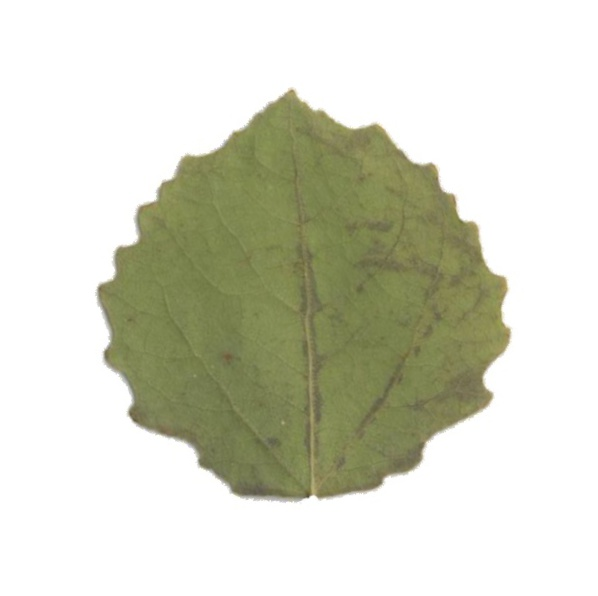
#> input picture 10_29_local_enhancement/0.jpg, 598 x 596 px
$ python -i extract_main_vein.py   (imports and definitions only)
#> lines starting #> are read from the running program, lines starting #| are printed output that depends on the picture; after the words box and inside, x2 and y2 are one past the last pixel; in counts of white or black regions, pixels touching at a corner belong together
### 10_29_local_enhancement/get_boundary.py
import cv2
from skimage import measure, color
import numpy as np


def get_boundary(image):

    if isinstance(image, str):
        img = cv2.imread(image)
    else:
        img = image
    if len(img.shape) == 3:
        img = color.rgb2gray(img)

    contours = measure.find_contours(img, 0.68, fully_connected='high')
    contours = [contours[i] for i in range(len(contours)) if len(contours[i]) > 100]
    contours_lst = []
    for i in range(len(contours)):
        for j in contours[i]:
            contours_lst.append(j)
    contours_lst = np.array(contours_lst)

    return contours_lst

### extract_main_vein.py
import numpy as np
import cv2
import matplotlib.pyplot as plt
import get_boundary


def extract_vein_by_hough(image):
#> called with image = '10_29_local_enhancement/0.jpg'
    img = cv2.imread(image)
#> img is the input picture: shape (596, 598, 3); mean B, G, R 198.1, 214.2, 212.8

    # 黑底画板, 用于之后存放最长线
    h, w, c = img.shape
#> h = 596; w = 598; c = 3
    img_t = np.zeros((h, w), dtype=np.uint8, order='C')

    # Canny
    img = cv2.GaussianBlur(img, (3, 3), 0)
    canny_threshold1 = [50, 150]
    edges = cv2.Canny(img, 50, 150, apertureSize=3)
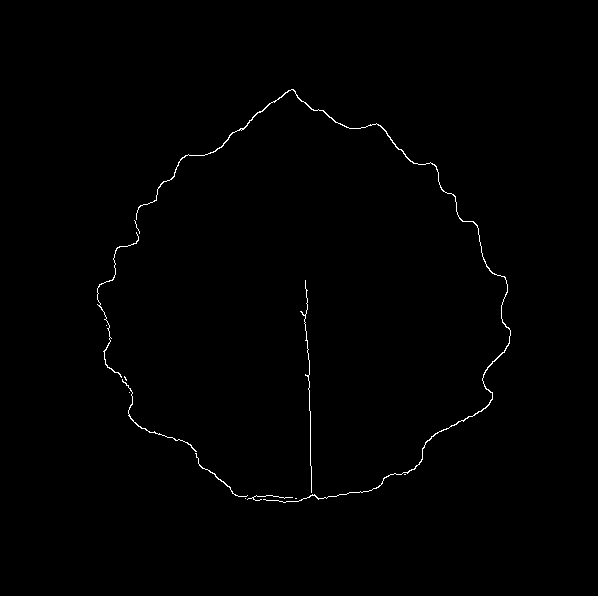
#> edges: shape (596, 598); 0.53% white in thin lines or dots, all inside (x1, y1, x2, y2) = (97, 89, 511, 503)
    # cv2.imshow('t', edges)
    # cv2.waitKey(0)
    # cv2.destroyAllWindows()
    lines = cv2.HoughLines(edges, 1, np.pi / 180, 118)
#> lines = None
    while lines is None:
        # 调整canny的阈值至合适
        canny_threshold1 = [int(9*canny_threshold1[0]/10), int(9*canny_threshold1[1]/10)]
        edges = cv2.Canny(img, *canny_threshold1, apertureSize=3)
        lines = cv2.HoughLines(edges, 1, np.pi/180, 118)
#> this loop made 6 passes
#> canny_threshold1 on passes 1 to 5: [45, 135], [40, 121], [36, 108], [32, 97], [28, 87]
#> (canny_threshold1, lines) on pass 6: ([25, 78], [[-279, 3.05], [-302, 3.12]])
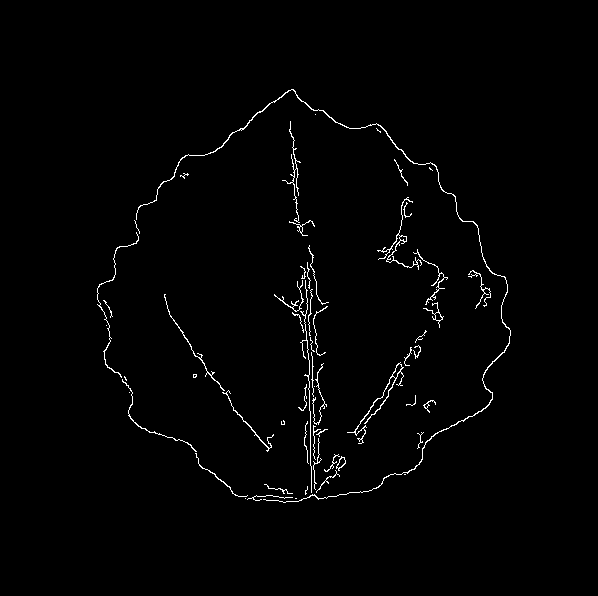
#> edges: shape (596, 598); 1.3% white in thin lines or dots, all inside (x1, y1, x2, y2) = (97, 89, 511, 503)
    edges_original = edges.copy()

    # 形态学操作部分
    # 定义结构元素
    kernel = cv2.getStructuringElement(cv2.MORPH_RECT, (2, 2))
    # 边缘加粗
    opened = cv2.dilate(edges, kernel)
#> opened: shape (596, 598); 2.8% white in thin lines or dots, all inside (x1, y1, x2, y2) = (97, 89, 512, 504)
    opened = cv2.morphologyEx(opened, cv2.MORPH_OPEN, kernel)
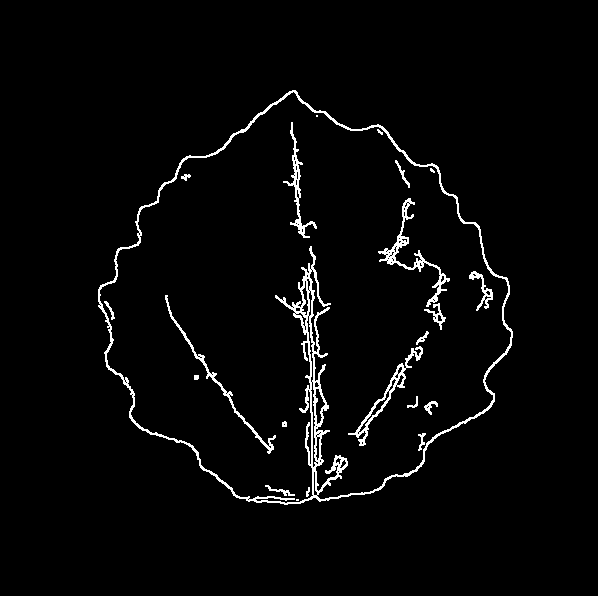
#> opened: shape (596, 598); 2.8% white in thin lines or dots, all inside (x1, y1, x2, y2) = (98, 90, 513, 505)

    # 划线
    if lines is not None:
        for line in lines[0]:
            rho = line[0]
            theta = line[1]
            if (theta < (np.pi/4.0)) or (theta > (3.*np.pi/4.0)):
                pt1 = (int(rho/np.cos(theta)), 0)
                pt2 = (int((rho-edges.shape[0]*np.sin(theta))/np.cos(theta)), edges.shape[0])
                cv2.line(edges, pt1, pt2, 255, 20)
                cv2.line(img_t, pt1, pt2, 255, 20)
            else:
                pt1 = (0, int(rho/np.sin(theta)))
                pt2 = (edges.shape[1], int((rho-edges.shape[1]*np.cos(theta))/np.sin(theta)))
                cv2.line(edges, pt1, pt2, 255, 1)
                cv2.line(img_t, pt1, pt2, 255, 1)
#> this loop made 1 pass
#> (rho, theta, pt1, pt2) on pass 1: (-279, 3.05, (280, 0), (332, 596))
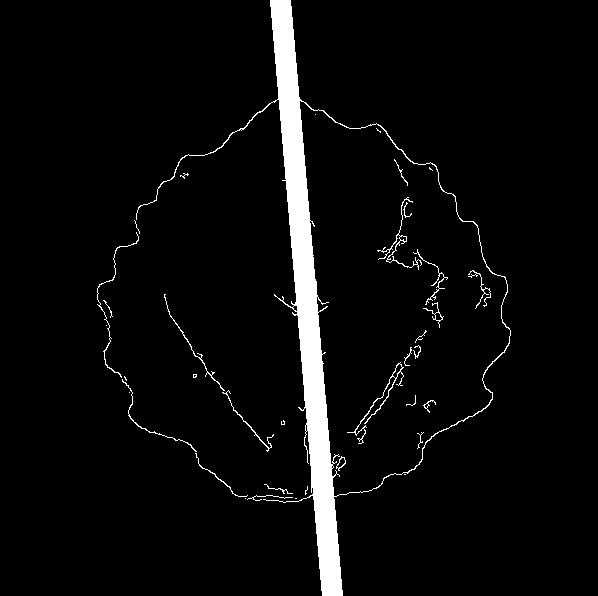
#> edges: shape (596, 598); 4.5% white; 37 white regions (14 under 20 px), largest, box (x1, y1, x2, y2) and area: (136, 0, 511, 596) 13904, (347, 362, 404, 444) 284, (377, 197, 422, 270) 253
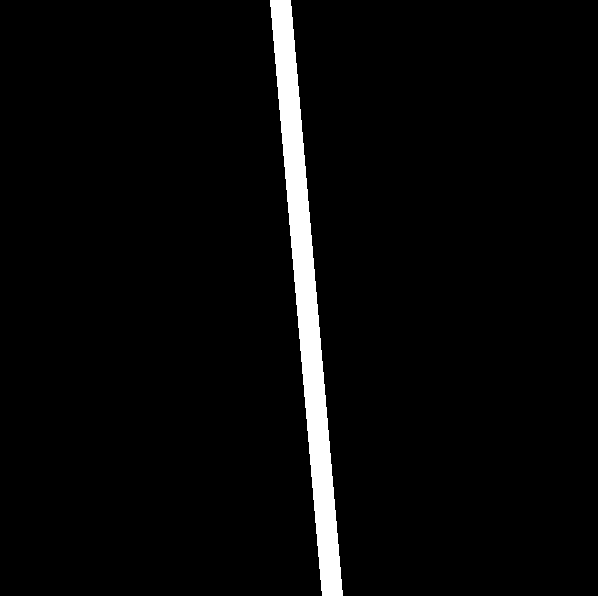
#> img_t: shape (596, 598); 3.5% white; 1 white region, box (x1, y1, x2, y2) and area: (270, 0, 343, 596) 12577
    else:
        print('No line!')
        return 0
    # 与操作, 得出主叶脉
    main_vein = cv2.bitwise_and(img_t, edges_original)
#> main_vein: shape (596, 598); 0.35% white in thin lines or dots, all inside (x1, y1, x2, y2) = (278, 89, 334, 500)
    vein_and_boundary = main_vein.copy()
    boundary = get_boundary.get_boundary(image)
#> in get_boundary, `img = color.rgb2gray(img)`:
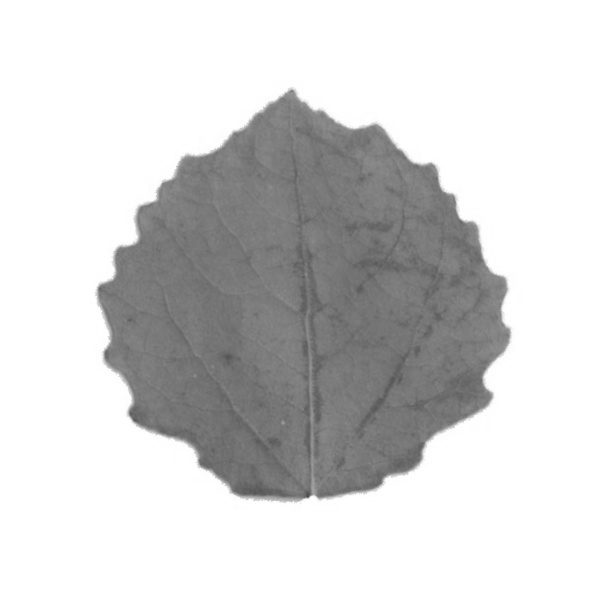
#> img: shape (596, 598) float64; min 0.307, max 1, mean 0.826
#> in get_boundary, `contours = measure.find_contours(img, 0.68, fully_connected='high')`: contours = 1 point arrays, longest 1747 points
#> the loop in get_boundary, `for i in range(len(contours)):` made 1 pass
#> after the loop in get_boundary, `for i in range(len(contours)):`: contours_lst = 1747 pairs, first value 89.31 to 499.6, second value 97.1 to 509.6
#> boundary has the same summary as contours_lst in get_boundary
    for i in boundary:
        vein_and_boundary[int(i[0])][int(i[1])] = 255
#> this loop made 1747 passes
#> i on passes 1 to 3: [499, 300.7], [498.9, 301], [498.4, 302]
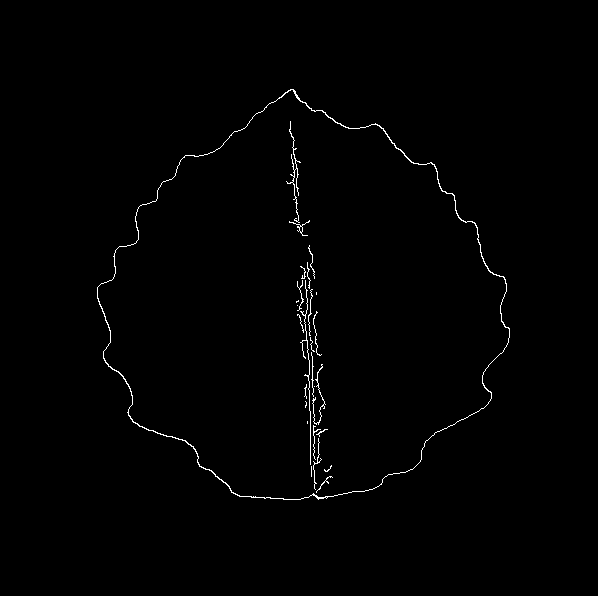
#> vein_and_boundary: shape (596, 598); 0.76% white in thin lines or dots, all inside (x1, y1, x2, y2) = (97, 89, 510, 500)
    _, axes = plt.subplots(1, 3, figsize=(20, 8))
    ax0, ax1, ax2 = axes.ravel()
    ax0.imshow(edges, plt.cm.gray)
    ax0.set_title('Canny')      # 边缘检测
    ax1.imshow(opened, plt.cm.gray)
    ax1.set_title('Open')       # 线条加粗
    ax2.imshow(img_t, plt.cm.gray)
    ax2.set_title('line')       # 最长线
    _, axes = plt.subplots(1, 1, figsize=(8, 8))
    axes.imshow(vein_and_boundary, plt.cm.gray)
    axes.set_title('vein_and_boundary')
    plt.savefig(image[:image.find(r'.jpg')] + '_effect.png')
    plt.show()
    return main_vein

>>> result = extract_vein_by_hough('10_29_local_enhancement/0.jpg')
